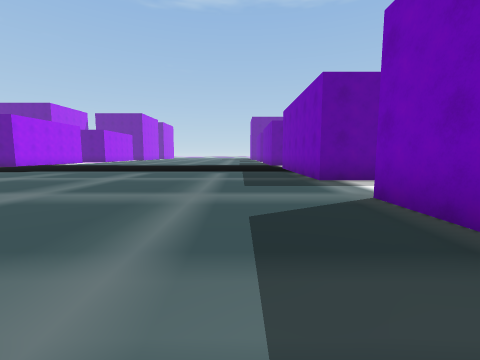
[1] (above)

24 first-person views from a walk through a Unity game level. The camera is 1.2 m above the floor, tilts 6° down and sees 90° across. The floor is counted in squares, 2 m on a side. Each view is taken from the middle of a square. On the plan, view 1 faces up. The plan holds only what a view shows up to about 9 squares ahead; the rest is blank. The place goes on beyond the plan.

[2]
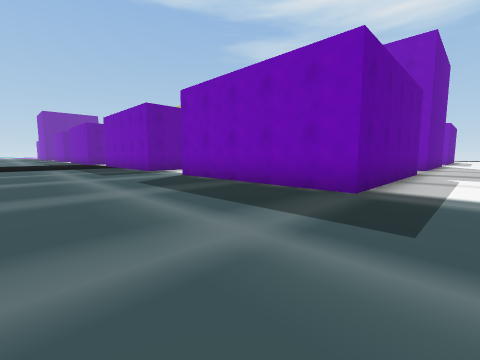

[3]
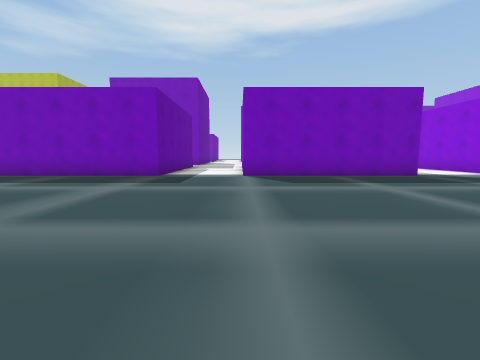

[4]
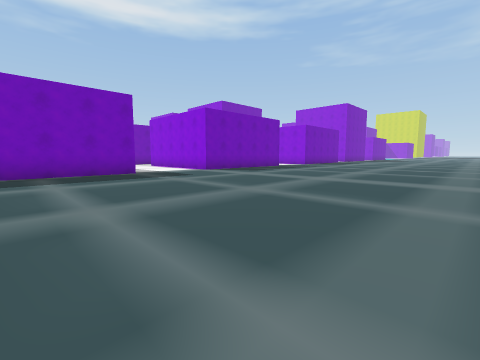

[5]
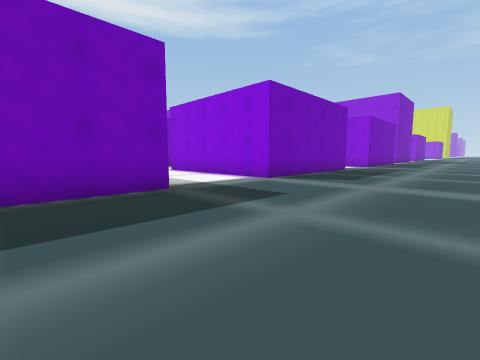

[6]
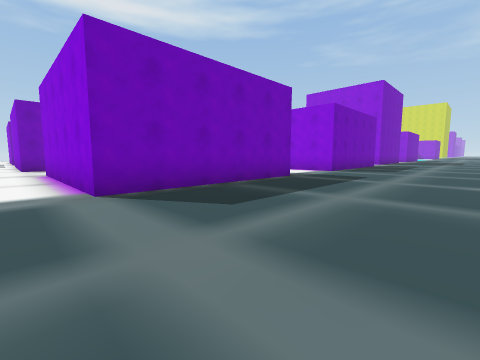

[7]
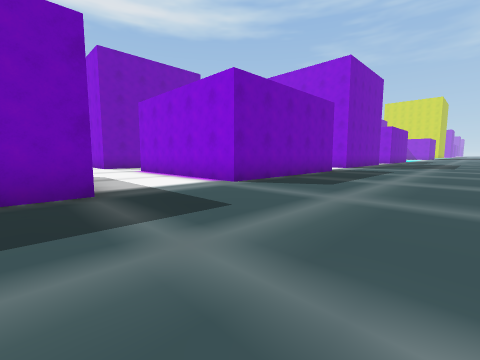

[8]
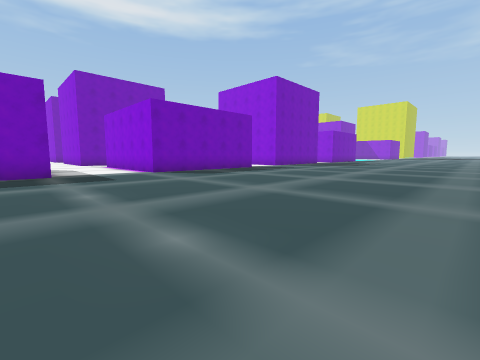

[9]
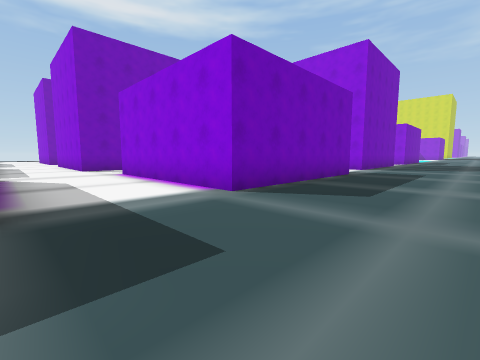

[10]
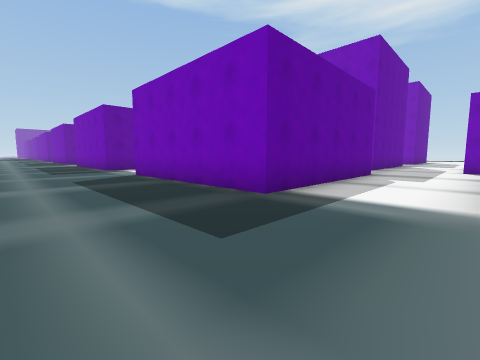

[11]
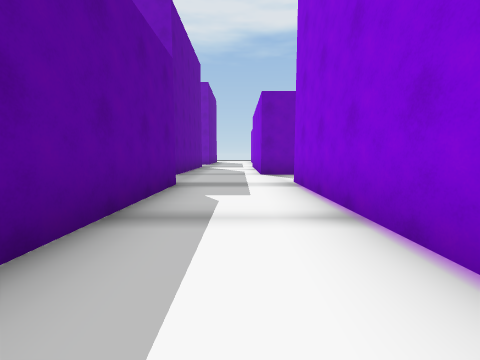

[12]
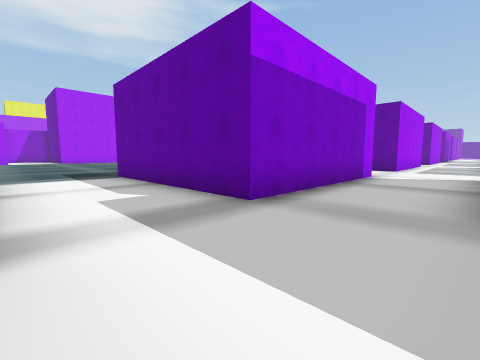

[13]
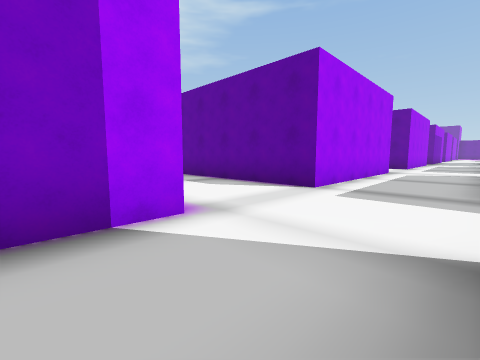

[14]
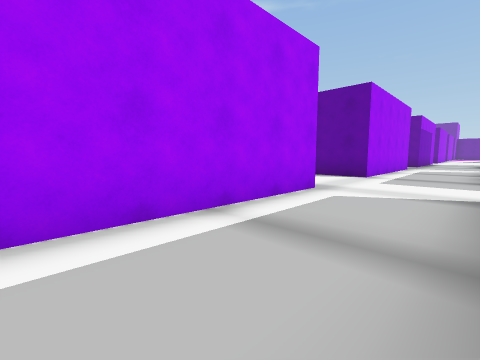

[15]
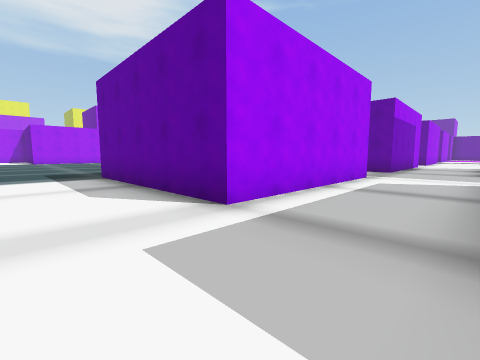

[16]
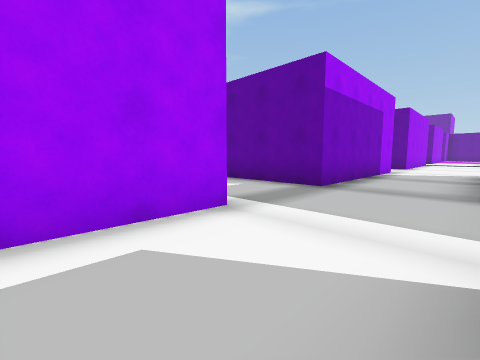

[17]
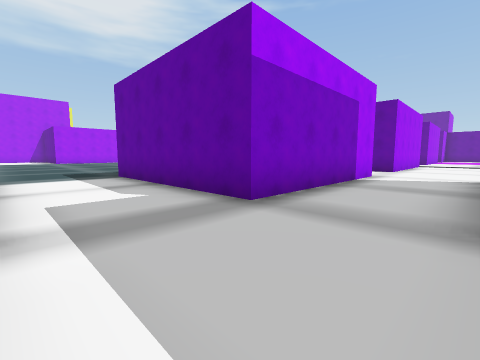

[18]
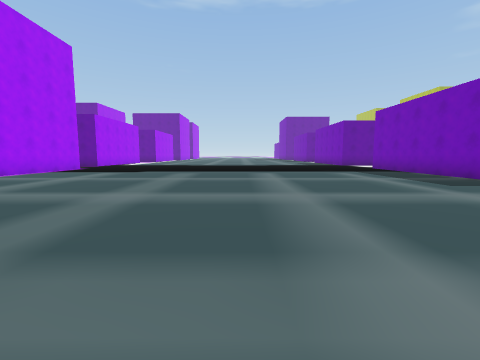

[19]
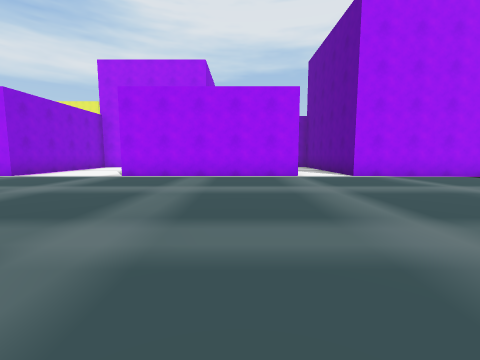

[20]
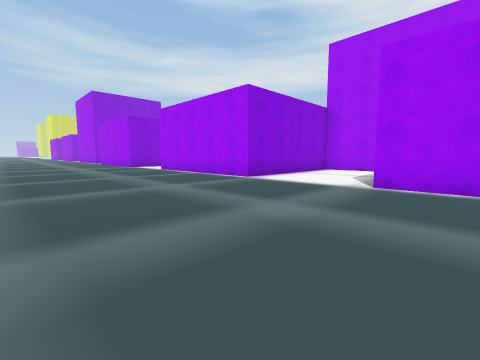

[21]
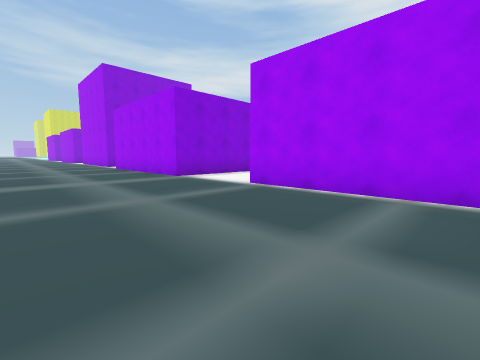

[22]
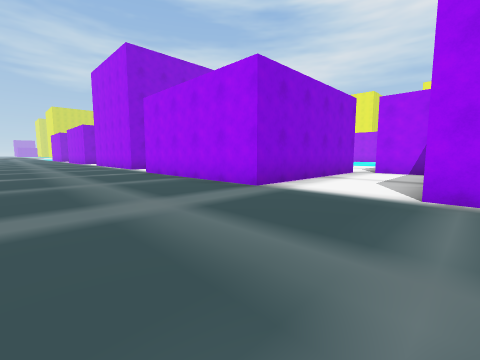

[23]
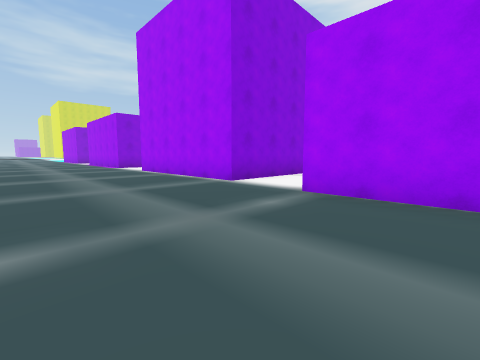

[24]
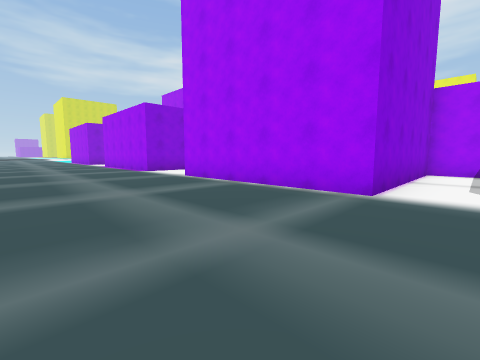

### Floor plan
Points are (right, up) in squares from view 1. A wall is a line through its corners. A room is listed if a view was taken in it or the views show most of it. See-through windows are left out.
Room 1 (views 1, 2, 3, 4, 5, 6, 7, 8, 9, 10, 11, 12, 13, 14, 15, 16, 18, 19, 20, 21, 22, 23, 24)
walls: (1.9, -17) (1.9, -12.1) (6.9, -12.1) (6.9, -16.9) (2.4, -16.9); (1.9, -19.7) (6.9, -19.7) (6.9, -24.7) (1.9, -24.7) (1.9, -19.7); (6.9, -4) (6.9, -9.1) (1.9, -9.1) (1.9, -4.1); (9.3, -12.2) (9.3, -11.5); (-14.4, -4.5) (-10.8, -4.5) (-10.8, -9.5); (-15.5, -12.1) (-10.5, -12.1) (-10.5, -17.1); (6.9, -1.7) (1.9, -1.7) (1.9, 3.4); (-15.5, -19.1) (-10.8, -19.1) (-10.8, -24.1); (9.1, -19.8) (9.1, -19.1) (9.8, -19.1); (-10.8, 3.8) (-10.8, -1.4); (3.2, 5.6) (1.9, 5.6) (1.9, 9.1); (3.1, -27.2) (7.4, -27.2); (6.9, 5.6) (6.1, 5.6); (-11.2, -26.6) (-10.8, -26.6); (10.5, -24.1) (9.1, -24.1); (-10.8, 9.1) (-10.8, 5.2) (-13.1, 5.2); (9.3, -27.8) (9.3, -26.6) (10.5, -26.6)
ways out: opening at (8, -3.5) to room 2; opening at (8, 4) to room 2; opening at (7.5, 4.5)
Room 2 (view 17)
walls: (6.9, 3.4) (6.9, -1.7)
ways out: opening at (8, -3.5) to room 1; opening at (8, 4) to room 1; opening at (9, 3)

Positions as (right, up) in squares from view 1, and headings:
1: (0, 0), facing up
2: (-2, -3), facing up-right
3: (-5, -4), facing right
4: (-6, -6), facing down-right
5: (-2, -7), facing down-right
6: (-2, -11), facing down-right
7: (-2, -16), facing down-right
8: (-6, -16), facing down-right
9: (-1, -17), facing down-right
10: (-1, -27), facing up-right
11: (2, -26), facing right
12: (9, -27), facing up-left
13: (9, -21), facing up-left
14: (9, -16), facing up-left
15: (9, -11), facing up-left
16: (9, -6), facing up-left
17: (9, -4), facing up-left
18: (-4, 0), facing up
19: (-4, 2), facing left
20: (-6, 0), facing down-left
21: (-7, -6), facing down-left
22: (-7, -9), facing down-left
23: (-7, -15), facing down-left
24: (-7, -18), facing down-left
